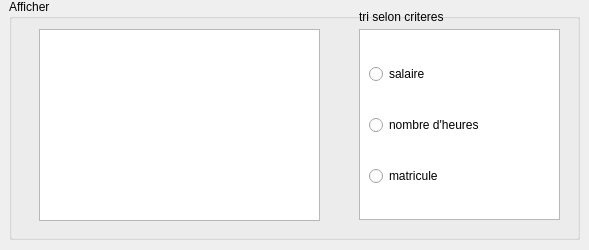
      <widget class="QWidget" name="Afficher2">
       <attribute name="title">
        <string>Afficher</string>
       </attribute>
       <widget class="QGroupBox" name="groupBox_9">
        <property name="geometry">
         <rect>
          <x>9</x>
          <y>-1</y>
          <width>571</width>
          <height>241</height>
         </rect>
        </property>
        <property name="title">
         <string>Afficher</string>
        </property>
        <widget class="QLabel" name="label_148">
         <property name="geometry">
          <rect>
           <x>350</x>
           <y>10</y>
           <width>111</width>
           <height>16</height>
          </rect>
         </property>
         <property name="text">
          <string>tri selon criteres</string>
         </property>
        </widget>
        <widget class="QListView" name="listView_4">
         <property name="geometry">
          <rect>
           <x>350</x>
           <y>30</y>
           <width>201</width>
           <height>191</height>
          </rect>
         </property>
         <property name="styleSheet">
          <string notr="true"/>
         </property>
        </widget>
        <widget class="QWidget" name="verticalLayoutWidget_2">
         <property name="geometry">
          <rect>
           <x>360</x>
           <y>40</y>
           <width>171</width>
           <height>172</height>
          </rect>
         </property>
         <layout class="QVBoxLayout" name="verticalLayout_2">
          <item>
           <widget class="QRadioButton" name="trisalaire">
            <property name="text">
             <string>salaire</string>
            </property>
           </widget>
          </item>
          <item>
           <widget class="QRadioButton" name="trinbheures">
            <property name="text">
             <string>nombre d'heures</string>
            </property>
           </widget>
          </item>
          <item>
           <widget class="QRadioButton" name="trimatricule">
            <property name="text">
             <string>matricule</string>
            </property>
           </widget>
          </item>
         </layout>
        </widget>
        <widget class="QTableView" name="tablepostes">
         <property name="geometry">
          <rect>
           <x>30</x>
           <y>30</y>
           <width>281</width>
           <height>192</height>
          </rect>
         </property>
        </widget>
       </widget>
      </widget>
